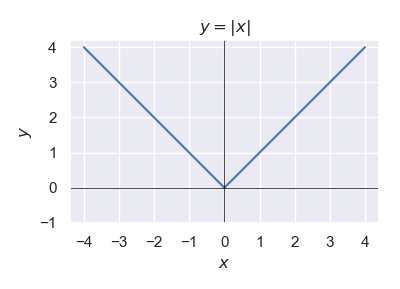

Reproduce this figure in Python.
#! /usr/bin/env python3

import numpy as np
import matplotlib.pyplot as plt
import seaborn as sns

sns.set()

fig = plt.figure(figsize = (4, 2.89))

ax = plt.gca()
ax.set_aspect('equal')

x = np.arange(-4., 4 + 0.01, 0.01)
y = np.abs(x)

plt.plot(x, y)

plt.axvline(x = 0, color = "black", linewidth = 0.5)
plt.axhline(y = 0, color = "black", linewidth = 0.5)

plt.title(r'$y = |x|$')
plt.xlabel(r'$x$')
plt.ylabel(r'$y$')

plt.xticks(list(range(-4,5)))
plt.yticks(list(range(-1,5)))

plt.tight_layout()
plt.savefig('abs_graph.png')
